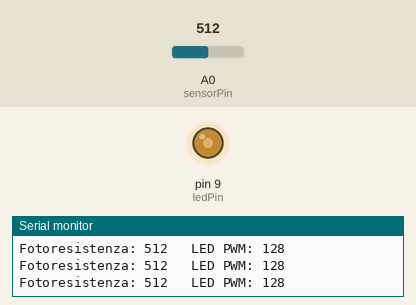
Bench run of a sketch on a simulated Arduino Uno, built with avr-gcc and run on an emulated ATmega328P. Parts: output pins drawn as LEDs (lit = HIGH), the last lines printed to the serial monitor. The inputs (shaded band) are chosen by the test bench; at power-on: A0 (sensorPin) = 512.

Above: at 1.2 s.
1.3 s: A0 (sensorPin) set to 306
At 2.3 s:
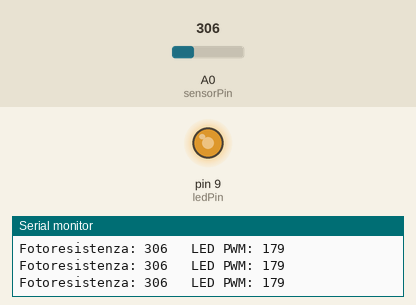
2.8 s: A0 (sensorPin) set to 122
At 3.8 s:
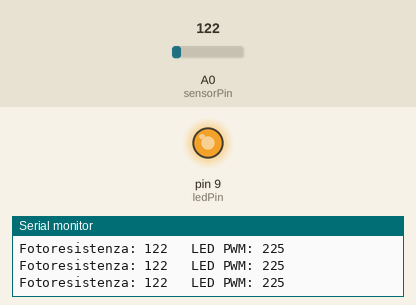
4.3 s: A0 (sensorPin) set to 900
At 5.4 s:
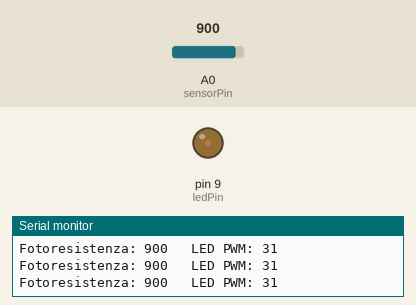
5.8 s: A0 (sensorPin) set to 1023
At 6.9 s:
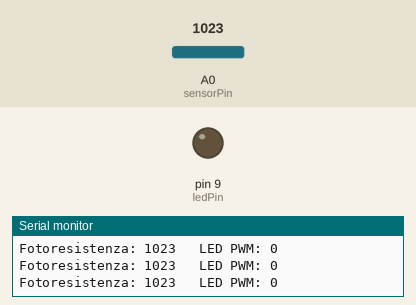
7.3 s: A0 (sensorPin) set to 511
At 8.4 s:
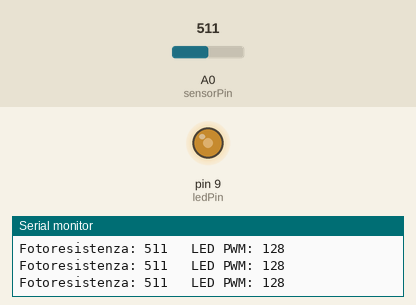
Timing chart, 0 to 10.3 s (numbered marks = the images above; inputs shaded):
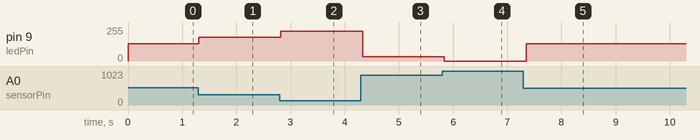

Measured:
- after the input at 1.3 s, pin 9 (ledPin): 128/255 → 179/255 at once
- after the input at 2.8 s, pin 9 (ledPin): 179/255 → 225/255 at once
- after the input at 4.3 s, pin 9 (ledPin): 225/255 → 31/255 at once
- after the input at 5.8 s, pin 9 (ledPin): 31/255 → 0/255 at once
- after the input at 7.3 s, pin 9 (ledPin): 0/255 → 128/255 after 0.05 s

The sketch:

dim_LED.ino
```cpp
const int sensorPin = A0;	// pin analogico collegato al partitore con fotoresistenza
const int ledPin    = 9;	// LED su pin PWM

int sensorValue = 0;		// valore letto dalla fotoresistenza (0-1023)
int ledValue    = 0;		// valore PWM per il LED (0-255)

void setup() {
	Serial.begin(9600);		// avvia la comunicazione seriale
	pinMode(ledPin, OUTPUT);
  // NOTA: i pin ANALOGICI vengono automaticamente configurati come ingressi analogici quando chiami analogRead():
  // non serve: pinMode(sensorPin, INPUT)
}

void loop() {
	// Legge il valore analogico dalla fotoresistenza
	sensorValue = analogRead(sensorPin);

	// Mappa il valore: più buio -> LED più acceso
	// Se al buio il valore è alto, invertiamo la mappa
	ledValue = map(sensorValue, 0, 1023, 255, 0);

	// Applica il PWM al LED
	analogWrite(ledPin, ledValue);

	// Stampa i valori sulla seriale
	Serial.print("Fotoresistenza: ");
	Serial.print(sensorValue);
	Serial.print("   LED PWM: ");
	Serial.println(ledValue);

	delay(100);	// piccolo delay per non inondare la seriale
}
```
